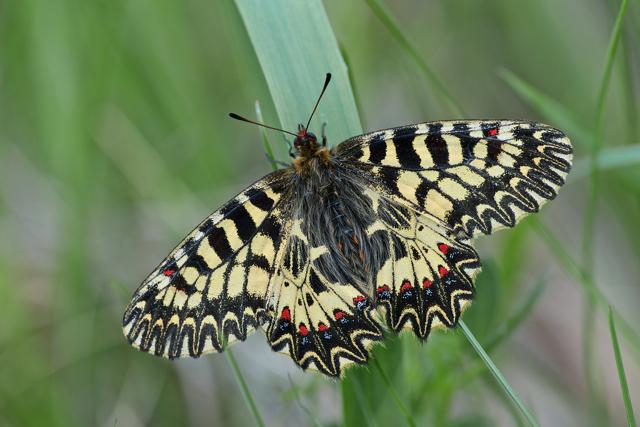
#> input picture blur_detection/image/out_of_focus0015.jpg, 640 x 427 px
$ jupyter execute --allow-errors test_powerspectrum.ipynb   (shell and % lines are left out)
#> lines starting #> are read from the running program, lines starting #| are printed output that depends on the picture
### blur_detection/python/localBlur/likematlab.py
import cv2
import numpy as np

def im2col(A, BSZ):
    # Parameters
    A = np.transpose(A)
    m,n = A.shape
    s0, s1 = A.strides
    nrows = m-BSZ[0]+1
    ncols = n-BSZ[1]+1
    shp = BSZ[0],BSZ[1],nrows,ncols
    strd = s0,s1,s0,s1

    out_view = np.lib.stride_tricks.as_strided(A, shape=shp, strides=strd)
    return out_view.reshape(BSZ[0]*BSZ[1],-1)[:,::1]

# [29 lines left out: function EM_GMM, not called in this run]

def GaussianProb(XxX, V):
    return np.exp(-(XxX)/(2*V)) / np.sqrt(2*np.pi*V)

def GenerateF(height,width):
    kheight = range(1,int(height)+1)
    kwidth  = range(1,int(width)+1)
    [u,v] = np.meshgrid(kwidth,kheight)
    f = np.hypot(u, v)
    C = np.unique(f)
    f = np.round(f)
    return (f,C)

# [22 lines left out: functions calculateSf, GenerateSf, rearrange, not called in this run]

### blur_detection/python/test_powerspectrum.ipynb
[cell 1]
import cv2
import numpy as np
from localBlur.likematlab import im2col, EM_GMM, GenerateF
import matplotlib.pyplot as plt
from scipy import stats

### 이미지를 흑백으로 변환

[cell 2]
img = cv2.imread('../image/out_of_focus0015.jpg', cv2.IMREAD_GRAYSCALE)
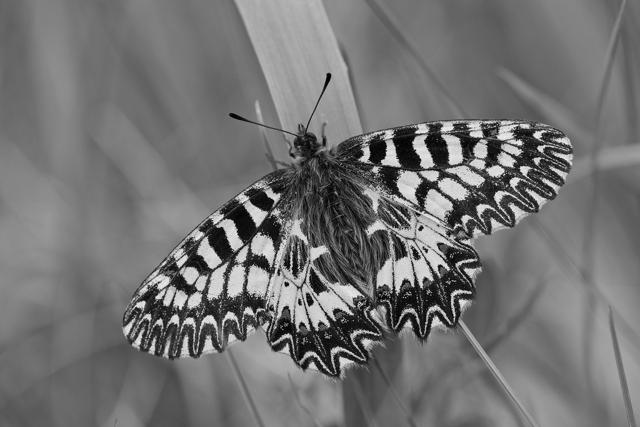
#> img: shape (427, 640); min 0, max 255, mean 114.5
img = cv2.normalize(img.astype('double'), None, 0.0, 1.0, cv2.NORM_MINMAX)
patchsize = 11

### localBlurScore 부분

[cell 3]
im_height, im_width = img.shape
#> im_height = 427; im_width = 640
offset = int((patchsize -1)/2)
x_start = offset+1; x_end = im_width-offset;
#> after `x_end = im_width - offset`: x_end = 635
y_start = offset+1; y_end = im_height-offset;
#> after `y_end = im_height - offset`: y_end = 422
datasize = (x_end-x_start+1)*(y_end-y_start+1)
#> datasize = 262710

### LocalPowerSpectrumSlope

[cell 4]
[If, IC] = GenerateF(offset,offset)
IC_log = np.log(IC)
IC_log_new = np.unique(np.round(IC_log / 0.2)*0.2)

[cell 5]
im_col = im2col(img, [patchsize,patchsize])
#> in im2col, `A = np.transpose(A)`:
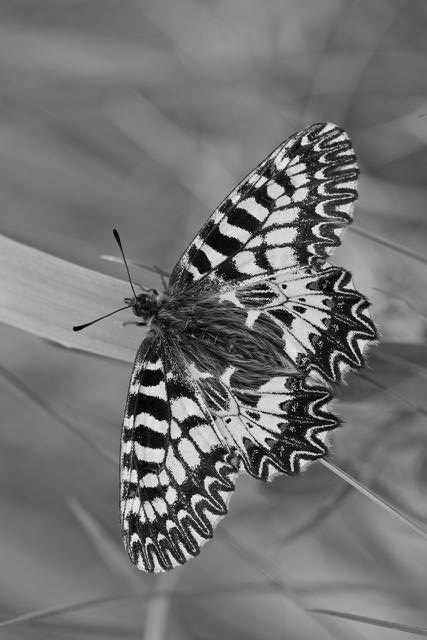
#> A: shape (640, 427) float64; min 0, max 1, mean 0.449
#> in im2col, `s0, s1 = A.strides`: s0 = 8; s1 = 5120
#> in im2col, `strd = s0,s1,s0,s1`: strd = (8, 5120, 8, 5120)
im_col = im_col / np.sum(im_col,0,keepdims=True)
q = np.zeros((1,im_col.shape[1]))

### MATLAB 코드
parfor i = 1:size(im_col,2)
    lsf = GenerateSf(reshape(im_col(:,i), [patchsize, patchsize]), lf, lC, offset, offset);
    lsf_new = rearrange(lC_log, lC_log_new, lsf);
    lsf_new = log(lsf_new(1:end-1));
    idx = ~(isnan(lsf_new) + isinf(lsf_new));
    alf_local = sum(lsf_new(idx))
    q(i) = alf_local;
end

#> (a cell that did not finish here is left out)

[cell 7]
q = q.reshape(im_width-patchsize+1,im_height-patchsize+1)
q = np.pad(q,offset,'edge')
q = np.transpose(q)

[cell 8]
plt.imshow(q)
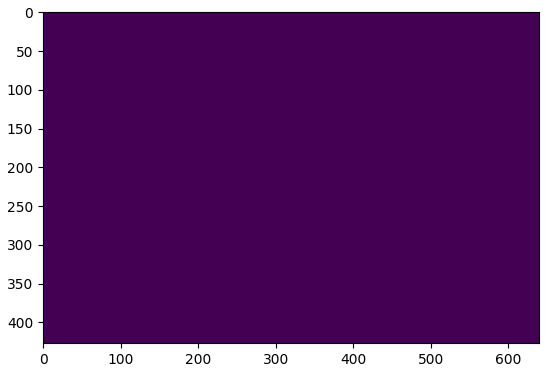
#> figure drawn by matplotlib, 1 panel
